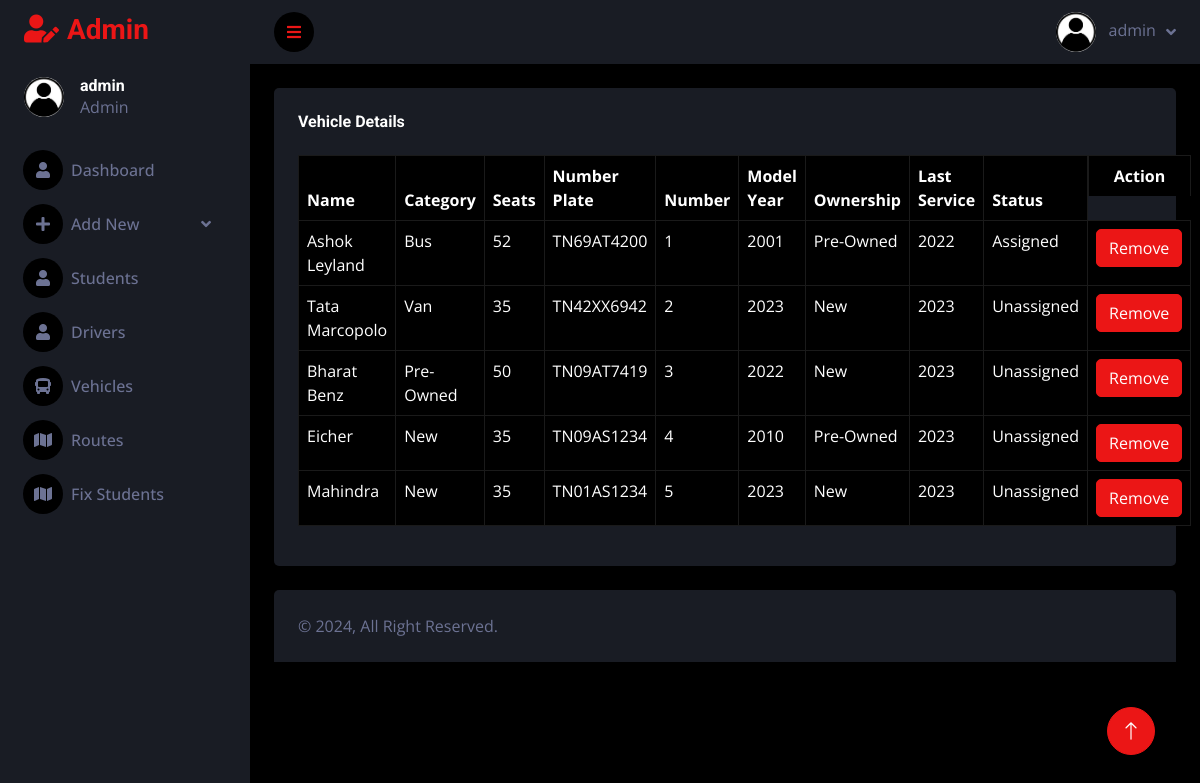
The page /admin/vehicle.php (signed in) on the database its author committed.
### tables this page shows
CREATE TABLE `vehicle` (
  `id` int(11) NOT NULL,
  `name` varchar(255) NOT NULL,
  `category` varchar(255) NOT NULL,
  `seats` int(11) NOT NULL,
  `plate` varchar(255) NOT NULL,
  `number` int(11) NOT NULL,
  `year` int(11) NOT NULL,
  `owner` varchar(255) NOT NULL,
  `service` int(11) NOT NULL,
  `status` int(11) NOT NULL
);

### admin/vehicle.php (the view, shortened to what this page needs)
<?php
require_once('header.php');
?>
            <div class="container-fluid pt-4 px-4">
                <div class="row g-4">
                <div class="col-12">
                        <div class="bg-secondary rounded h-100 p-4">
                            <div class="row">
                            <h6 class="mb-4">Vehicle Details</h6></div>
                                <table class="table table-bordered table-dark">
                                    <thead>
                                        <tr>
                                            <th scope="col">Name</th>
                                            <th scope="col">Category</th>
                                            <th scope="col">Seats</th>
                                            <th scope="col">Number Plate</th>
                                            <th scope="col">Number</th>
                                            <th scope="col">Model Year</th>
                                            <th scope="col">Ownership</th>
                                            <th scope="col">Last Service</th>
                                            <th scope="col">Status</th>
                                            <th scope="col" class="d-flex justify-content-center">Action</th>
                                        </tr>
                                    </thead>
                                    <tbody>
                                        <?php
                                        $sql="SELECT * FROM `vehicle` WHERE status != 0";
                                        $qry=mysqli_query($conn,$sql);
                                        while($row=mysqli_fetch_assoc($qry)){
                                            $name=$row['name'];
                                            $category=$row['category'];
                                            $seats=$row['seats'];
                                            $plate=$row['plate'];
                                            $number=$row['number'];
                                            $year=$row['year'];
                                            $owner=$row['owner'];
                                            $service=$row['service'];
                                            $status=$row['status'];
                                            if($status==1){
                                                $a="Unassigned";
                                            }
                                            elseif($status==2){
                                                $a="Assigned";
                                            }
                                            $id=$row['id'];
                                        ?>
                                        <tr>
                                            <td><?php echo $name;?></td>
                                            <td><?php echo $category;?></td>
                                            <td><?php echo $seats;?></td>
                                            <td><?php echo $plate;?></td>
                                            <td><?php echo $number;?></td>
                                            <td><?php echo $year;?></td>
                                            <td><?php echo $owner;?></td>
                                            <td><?php echo $service;?></td>
                                            <td><?php echo $a;?></td>
                                            <td><a href="student.php?feesid=<?php echo $id;?>"><button class="btn btn-primary" name="remove" id="remove">Remove</button>
                                        </a></td>
                                            <?php } ?>
                                        </tr>
                                    </tbody>
                                </table>
                        </div>
                    </div>
                </div>
            </div>
<?php
require_once('footer.php');
?>

### admin/header.php (shortened to what this page needs)
<?php
$uname=$_SESSION['uname'];
if(isset($uname)){
?>
<!DOCTYPE html>
<html lang="en">
<head>
    <link href="https://cdnjs.cloudflare.com/ajax/libs/font-awesome/5.10.0/css/all.min.css" rel="stylesheet">
    <link href="https://cdn.jsdelivr.net/npm/bootstrap-icons@1.4.1/font/bootstrap-icons.css" rel="stylesheet">
    <link href="lib/owlcarousel/assets/owl.carousel.min.css" rel="stylesheet">
    <link href="lib/tempusdominus/css/tempusdominus-bootstrap-4.min.css" rel="stylesheet" />
    <link href="css/bootstrap.min.css" rel="stylesheet">
    <link href="css/style.css" rel="stylesheet">
</head>
<body>
    <div class="container-fluid position-relative d-flex p-0">
        <div class="sidebar pe-4 pb-3">
            <nav class="navbar bg-secondary navbar-dark">
                <a href="index.php" class="navbar-brand mx-4 mb-3">
                    <h3 class="text-primary"><i class="fa fa-user-edit me-2"></i>Admin</h3>
                </a>
                <div class="d-flex align-items-center ms-4 mb-4">
                    <div class="position-relative">
                        <img class="rounded-circle" src="img/user.jpg" alt="" style="width: 40px; height: 40px;">
                    </div>
                    <div class="ms-3">
                        <h6 class="mb-0"><?php echo $uname;?></h6>
                        <span>Admin</span>
                    </div>
                </div>
                <div class="navbar-nav w-100">
                    <a href="index.php" class="nav-item nav-link"><i class="fa fa-user me-2"></i>Dashboard</a>
                    <div class="nav-item dropdown">
                        <a href="#" class="nav-link dropdown-toggle" data-bs-toggle="dropdown"><i class="fa fa-plus me-2"></i>Add New</a>
                    </div>
                    <a href="student.php" class="nav-item nav-link"><i class="fa fa-user me-2"></i>Students</a>
                    <a href="driver.php" class="nav-item nav-link"><i class="fa fa-user me-2"></i>Drivers</a>
                    <a href="vehicle.php" class="nav-item nav-link"><i class="fa fa-bus me-2"></i>Vehicles</a>
                    <a href="route.php" class="nav-item nav-link"><i class="fa fa-map me-2"></i>Routes</a>
                    <a href="rstudent.php" class="nav-item nav-link"><i class="fa fa-map me-2"></i>Fix Students</a>
                </div>
            </nav>
        </div>
        <div class="content">
            <nav class="navbar navbar-expand bg-secondary navbar-dark sticky-top px-4 py-0">
                <a href="#" class="sidebar-toggler flex-shrink-0">
                    <i class="fa fa-bars"></i>
                </a>
                <div class="navbar-nav align-items-center ms-auto">
                    <div class="nav-item dropdown">
                        <a href="#" class="nav-link dropdown-toggle" data-bs-toggle="dropdown">
                            <img class="rounded-circle me-lg-2" src="img/user.jpg" alt="" style="width: 40px; height: 40px;">
                            <span class="d-none d-lg-inline-flex"><?php echo $uname;?></span>
                        </a>
                    </div>
                </div>
            </nav>
<?php
}
?>

### admin/footer.php (shortened to what this page needs)
            <div class="container-fluid pt-4 px-4">
                <div class="bg-secondary rounded-top p-4">
                    <div class="row">
                        <div class="col-12 col-sm-6 text-center text-sm-start">
                            &copy; <a><?php echo date('Y');?></a>, All Right Reserved.
                        </div>
                        <div class="col-12 col-sm-6 text-center text-sm-end">
                        </div>
                    </div>
                </div>
            </div>
        </div>
        <a href="#" class="btn btn-lg btn-primary btn-lg-square back-to-top"><i class="bi bi-arrow-up"></i></a>
    </div>
</body>
</html>

### admin/css/style.css (style rules this page uses)
:root { --primary: #EB1616; --secondary: #191C24; --light: #6C7293; --dark: #000000; }
.back-to-top { position: fixed; display: none; right: 45px; bottom: 45px; z-index: 99; }
.btn { transition: .5s; }
.btn-lg-square { width: 48px; height: 48px; }
.btn-square, .btn-sm-square, .btn-lg-square { padding: 0; display: inline-flex; align-items: center; justify-content: center; font-weight: normal; border-radius: 50px; }
.sidebar { position: fixed; top: 0; left: 0; bottom: 0; width: 250px; height: 100vh; overflow-y: auto; background: var(--secondary); transition: 0.5s; z-index: 999; }
.content { margin-left: 250px; min-height: 100vh; background: var(--dark); transition: 0.5s; }
@media (min-width: 992px) { .sidebar { margin-left: 0; } }
@media (min-width: 992px) { .content { width: calc(100% - 250px); } }
.sidebar .navbar .navbar-nav .nav-link { padding: 7px 20px; color: var(--light); font-weight: 500; border-left: 3px solid var(--secondary); border-radius: 0 30px 30px 0; outline: none; }
.sidebar .navbar .navbar-nav .nav-link i { width: 40px; height: 40px; display: inline-flex; align-items: center; justify-content: center; background: var(--dark); border-radius: 40px; }
.sidebar .navbar .dropdown-toggle::after { position: absolute; top: 15px; right: 15px; border: none; content: "\f107"; font-family: "Font Awesome 5 Free"; font-weight: 900; transition: .5s; }
.content .navbar .navbar-nav .nav-link { margin-left: 25px; padding: 12px 0; color: var(--light); outline: none; }
.content .navbar .sidebar-toggler, .content .navbar .navbar-nav .nav-link i { width: 40px; height: 40px; display: inline-flex; align-items: center; justify-content: center; background: var(--dark); border-radius: 40px; }
.content .navbar .dropdown-toggle::after { margin-left: 6px; vertical-align: middle; border: none; content: "\f107"; font-family: "Font Awesome 5 Free"; font-weight: 900; transition: .5s; }

### rows shown on the page
vehicle: name "Ashok Leyland", category "Bus", seats "52", plate "TN69AT4200", number "1", year "2001", owner "Pre-Owned", service "2022", status "Assigned"
vehicle: name "Tata Marcopolo", category "Van", seats "35", plate "TN42XX6942", number "2", year "2023", owner "New", service "2023", status "Unassigned"
vehicle: name "Bharat Benz", category "Pre-Owned", seats "50", plate "TN09AT7419", number "3", year "2022", owner "New", service "2023", status "Unassigned"
vehicle: name "Eicher", category "New", seats "35", plate "TN09AS1234", number "4", year "2010", owner "Pre-Owned", service "2023", status "Unassigned"
vehicle: name "Mahindra", category "New", seats "35", plate "TN01AS1234", number "5", year "2023", owner "New", service "2023", status "Unassigned"

### other values the page prints
$uname "admin"
